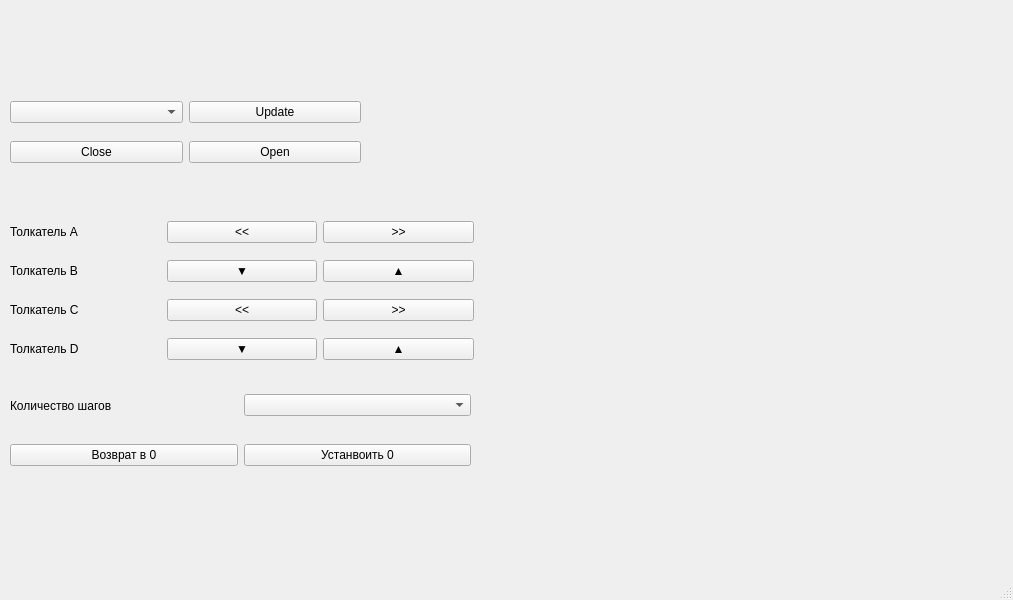
<?xml version="1.0" encoding="UTF-8"?>
<ui version="4.0">
 <class>MainWindow</class>
 <widget class="QMainWindow" name="MainWindow">
  <property name="geometry">
   <rect>
    <x>0</x>
    <y>0</y>
    <width>1013</width>
    <height>600</height>
   </rect>
  </property>
  <property name="windowTitle">
   <string>Посадочная платформа</string>
  </property>
  <property name="windowIcon">
   <iconset>
    <normaloff>../../../../Загрузки/mai.gif</normaloff>../../../../Загрузки/mai.gif</iconset>
  </property>
  <widget class="QWidget" name="centralwidget">
   <widget class="QWidget" name="layoutWidget">
    <property name="geometry">
     <rect>
      <x>10</x>
      <y>100</y>
      <width>351</width>
      <height>25</height>
     </rect>
    </property>
    <layout class="QHBoxLayout" name="horizontalLayout">
     <item>
      <widget class="QComboBox" name="listCOM"/>
     </item>
     <item>
      <widget class="QPushButton" name="pushButton_UPD_COM">
       <property name="text">
        <string>Update</string>
       </property>
      </widget>
     </item>
    </layout>
   </widget>
   <widget class="QLabel" name="label_2">
    <property name="geometry">
     <rect>
      <x>490</x>
      <y>40</y>
      <width>500</width>
      <height>500</height>
     </rect>
    </property>
    <property name="text">
     <string/>
    </property>
    <property name="pixmap">
     <pixmap>../../../Загрузки/Схема стенда.png</pixmap>
    </property>
    <property name="scaledContents">
     <bool>true</bool>
    </property>
   </widget>
   <widget class="QWidget" name="verticalLayoutWidget">
    <property name="geometry">
     <rect>
      <x>10</x>
      <y>210</y>
      <width>464</width>
      <height>161</height>
     </rect>
    </property>
    <layout class="QVBoxLayout" name="verticalLayout">
     <item>
      <layout class="QHBoxLayout" name="horizontalLayout_A">
       <item>
        <widget class="QLabel" name="label">
         <property name="text">
          <string>Толкатель A</string>
         </property>
        </widget>
       </item>
       <item>
        <widget class="QPushButton" name="pushButton_A1">
         <property name="text">
          <string>&lt;&lt;</string>
         </property>
        </widget>
       </item>
       <item>
        <widget class="QPushButton" name="pushButton_A2">
         <property name="text">
          <string>&gt;&gt;</string>
         </property>
        </widget>
       </item>
      </layout>
     </item>
     <item>
      <layout class="QHBoxLayout" name="horizontalLayout_B">
       <item>
        <widget class="QLabel" name="label_5">
         <property name="text">
          <string>Толкатель B</string>
         </property>
        </widget>
       </item>
       <item>
        <widget class="QPushButton" name="pushButton_B1">
         <property name="text">
          <string>▼</string>
         </property>
        </widget>
       </item>
       <item>
        <widget class="QPushButton" name="pushButton_B2">
         <property name="text">
          <string>▲</string>
         </property>
        </widget>
       </item>
      </layout>
     </item>
     <item>
      <layout class="QHBoxLayout" name="horizontalLayout_C">
       <item>
        <widget class="QLabel" name="label_4">
         <property name="text">
          <string>Толкатель C</string>
         </property>
        </widget>
       </item>
       <item>
        <widget class="QPushButton" name="pushButton_C1">
         <property name="text">
          <string>&lt;&lt;</string>
         </property>
        </widget>
       </item>
       <item>
        <widget class="QPushButton" name="pushButton_C2">
         <property name="text">
          <string>&gt;&gt;</string>
         </property>
        </widget>
       </item>
      </layout>
     </item>
     <item>
      <layout class="QHBoxLayout" name="horizontalLayout_D">
       <item>
        <widget class="QLabel" name="label_3">
         <property name="text">
          <string>Толкатель D</string>
         </property>
        </widget>
       </item>
       <item>
        <widget class="QPushButton" name="pushButton_D1">
         <property name="text">
          <string>▼</string>
         </property>
        </widget>
       </item>
       <item>
        <widget class="QPushButton" name="pushButton_D2">
         <property name="text">
          <string>▲</string>
         </property>
        </widget>
       </item>
      </layout>
     </item>
    </layout>
   </widget>
   <widget class="QLabel" name="label_6">
    <property name="geometry">
     <rect>
      <x>490</x>
      <y>40</y>
      <width>500</width>
      <height>500</height>
     </rect>
    </property>
    <property name="text">
     <string/>
    </property>
    <property name="pixmap">
     <pixmap>../../../../Загрузки/Схема стенда.png</pixmap>
    </property>
    <property name="scaledContents">
     <bool>true</bool>
    </property>
   </widget>
   <widget class="QWidget" name="horizontalLayoutWidget">
    <property name="geometry">
     <rect>
      <x>10</x>
      <y>390</y>
      <width>461</width>
      <height>31</height>
     </rect>
    </property>
    <layout class="QHBoxLayout" name="horizontalLayout_2">
     <item>
      <widget class="QLabel" name="label_7">
       <property name="text">
        <string>Количество шагов</string>
       </property>
      </widget>
     </item>
     <item>
      <widget class="QComboBox" name="listCOM_Steps"/>
     </item>
    </layout>
   </widget>
   <widget class="QWidget" name="horizontalLayoutWidget_2">
    <property name="geometry">
     <rect>
      <x>10</x>
      <y>430</y>
      <width>461</width>
      <height>51</height>
     </rect>
    </property>
    <layout class="QHBoxLayout" name="horizontalLayout_3">
     <item>
      <widget class="QPushButton" name="pushButton_Z">
       <property name="text">
        <string>Возврат в 0</string>
       </property>
      </widget>
     </item>
     <item>
      <widget class="QPushButton" name="pushButton_NZ">
       <property name="text">
        <string>Устанвоить 0</string>
       </property>
      </widget>
     </item>
    </layout>
   </widget>
   <widget class="QWidget" name="horizontalLayoutWidget_3">
    <property name="geometry">
     <rect>
      <x>10</x>
      <y>140</y>
      <width>351</width>
      <height>25</height>
     </rect>
    </property>
    <layout class="QHBoxLayout" name="horizontalLayout_4">
     <item>
      <widget class="QPushButton" name="closeCOM">
       <property name="text">
        <string>Close</string>
       </property>
      </widget>
     </item>
     <item>
      <widget class="QPushButton" name="openCOM">
       <property name="text">
        <string>Open</string>
       </property>
      </widget>
     </item>
    </layout>
   </widget>
  </widget>
  <widget class="QStatusBar" name="statusbar"/>
 </widget>
 <resources/>
 <connections/>
</ui>
